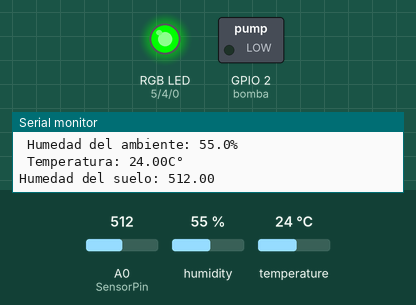
This sketch was run on a simulated ESP8266 (NodeMCU). Shown: switched loads named in the sketch (green lamp = pin HIGH), an RGB LED mixed from three pins (HIGH = lit), the last lines printed to the serial monitor. The test bench sets the inputs (shaded band); at power-on: temperature 24 °C, A0 (SensorPin) = 512, humidity 55 %. WiFi joins after 1.5 s; servers stay silent unless stated; no MQTT or app messages arrive unless stated.

Above: at 2.7 s.
2.8 s: temperature set to 25.3 °C
At 6.9 s:
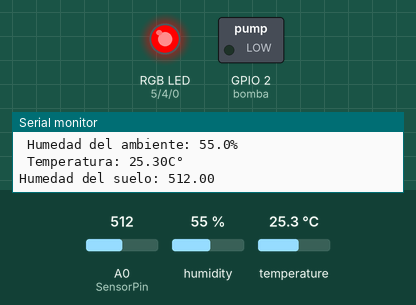
8.8 s: temperature set to 12 °C
At 12.3 s:
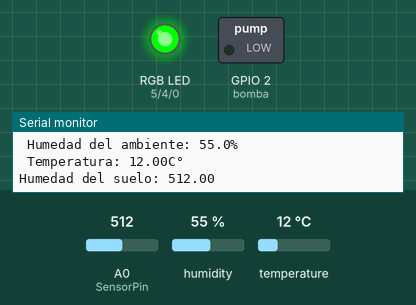
14.8 s: temperature set to 28 °C
At 17.9 s:
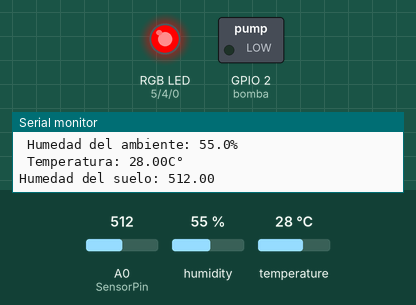
Timing chart, 0 to 19.4 s (numbered marks = the images above; inputs shaded):
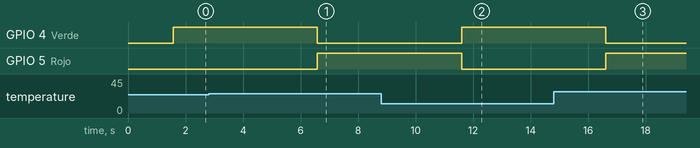

Measured:
- the behaviour switches between 24.9 and 25 °C on temperature (found by bisection; images 0 and 1)
- after the input at 2.8 s, GPIO 4 (Verde): HIGH → LOW after 3.8 s; GPIO 5 (Rojo): LOW → HIGH after 3.8 s
- after the input at 8.8 s, GPIO 4 (Verde): LOW → HIGH after 2.8 s; GPIO 5 (Rojo): HIGH → LOW after 2.8 s
- after the input at 14.8 s, GPIO 4 (Verde): HIGH → LOW after 1.8 s; GPIO 5 (Rojo): LOW → HIGH after 1.8 s

The sketch:

RIEGO_AUTOMATICO.ino
```cpp
//Librerias Utilizadas
#include <ESP8266WiFi.h>//Libreria ESP8266 de Conexion a red
#include <PubSubClient.h>//Libreria Publish/Subscribe con un servidor MQTT
#include <DHTesp.h>//Libreria del sensor DHT
DHTesp dht; //Variable dht
// PIN de los led rgb
int Rojo = 5;
int Verde = 4;
int Azul = 0;
// PIN de la minibomba de agua
float bomba = 2;
// PIN del sensor de humedad de suelo
#define SensorPin A0
float humedad_suelo = 0;//Variable Humedad_Suelo

//Datos de la conexion a internet
const char* ssid = "AndroidAP"; //Nombre del router
const char* password = "12345687"; // clave del router
const char* mqtt_server = "192.168.1.15"; // direccion Ip del Servidor MQTT

// Variables de conexion MQTT
WiFiClient espClient;
PubSubClient client(espClient);

// Variables globales
unsigned long lastMsg = 0;
#define MSG_BUFFER_SIZE  (50)
char msg[MSG_BUFFER_SIZE];// Se almacenar los datos de los sensores para enviarselo al Node-Red
char dth22_temp[MSG_BUFFER_SIZE]; // DTH22 Temperatura
char dth22_hum[MSG_BUFFER_SIZE];// DTH22 Humedad
char hum[MSG_BUFFER_SIZE]; // Humedad de suelo


void setup() {
  // Inicializando los PINES
  //ENTRADA
  pinMode(SensorPin, INPUT);
  //SALIDA
  pinMode(Rojo,OUTPUT);
  pinMode(Verde,OUTPUT);
  pinMode(Azul,OUTPUT);
  pinMode(bomba, OUTPUT);
  //Pin del sensor DHT22
  dht.setup(16,DHTesp::DHT22);
  //Iniciamos monitor de Serial
  Serial.begin(115200);
  //Iniciamos la Funcion WIFI
  inicializando_wifi();
  //Iniciamos el cliente
  client.setServer(mqtt_server, 1883);
  client.setCallback(callback);
}

void loop() {
  // Comprobamos la conexion
  if (!client.connected()) {
     reconnect();
  }
  client.loop();
  // Se envia los datos cada 25000 milisegundos
  long tiempo = millis();
  if(tiempo-lastMsg > 25000)
  {
    lastMsg = tiempo;
  }
  // Lectura de sensores
  TempAndHumidity valor = dht.getTempAndHumidity(); // Valores del sensor DHT22
  humedad_suelo = analogRead(SensorPin);// Valor del sensor humedad de suelo
  ledRGB(valor.temperature); // funcion para manipular el led rgb
  //Se imprimen los datos en el monitor serial
  Serial.println(" Humedad del ambiente: " + String(valor.humidity, 1)+ "%");
  Serial.println(" Temperatura: " + String(valor.temperature, 2)+ "C°\n");
  Serial.println("Humedad del suelo: " + String(humedad_suelo));
  delay(5000);
  // Conversion de datos para publicarlos
  sprintf(dth22_temp, "%3.2f", valor.temperature);
  sprintf(dth22_hum, "%3.2f", valor.humidity);
  sprintf(hum, "%3.2f", humedad_suelo);
  // Publicando datos de los sensores en NODE-RED
  client.publish("esp8266/temperatura", dth22_temp);
  client.publish("esp8266/humedad", dth22_hum);
  client.publish("esp8266/humedadSuelo", hum);
  //Funcion de encendido de bomba de agua
  enciendeBomba(humedad_suelo);
}

// Conexion a WIFI
void inicializando_wifi() {
  delay(10);
  // Constancia de conexion
  Serial.println();
  Serial.print("Conectado a ");
  Serial.println(ssid);
  // Iniciamos la conexion a la red
  WiFi.mode(WIFI_STA);
  WiFi.begin(ssid, password);
  // Constancia de Espera
  while (WiFi.status() != WL_CONNECTED) {
    delay(500);
    Serial.print(".");
  }
  //Inicializamos el generador de números pseudo aleatorios
  //Función micros(): Devolverá el número de microsegundos desde que la placa empezó a ejecutar el programa
  randomSeed(micros());
  //Constancia de conexion realizada
  Serial.println("");
  Serial.println("WiFi conectado");
  Serial.println("IP address: ");
  Serial.println(WiFi.localIP());
}

//Conexion MQTT
void reconnect() {
  while (!client.connected()) {
    // Mensaje de constancia de conexion
    Serial.print("Intentando conexión Mqtt...");
    // Se crea un cliente ID
    String clientId = "ESP8266";
    // Iniciamos la conexion al MQTT
      if (client.connect(clientId.c_str() ) ) {
        // Mensaje de Conexion
        Serial.println("Conectado!");
      }
      else {
        // Mensajes de Error de Conexion
        Serial.print("falló :( con error -> ");
        Serial.print(client.state());
        Serial.println(" Intentamos de nuevo en 5 segundos");
        delay(5000);
      }
  }
}

// Lectura de datos que llegan despues de suscribir
void callback(char* topic, byte* payload, unsigned int length) {
  //Mensaje de constancia de recepcion de envio
  Serial.print("Mensaje llegado[");
  Serial.print(topic);
  Serial.print("] ");
  //Se muestra los mensajes enviados
  for (int i = 0; i < length; i++) {
    Serial.print((char)payload[i]);
  }
  Serial.println();
}

//Funcion de Encendido de Bomba de Agua
void enciendeBomba(double sensorHumedadSuelo)
{
  // Condicion de Encendido: El valor supere 700
  if(sensorHumedadSuelo>700){
    // Se enciende la bomba de agua por 15 segundos
    digitalWrite(bomba,LOW);
    delay(15000);
    digitalWrite(bomba,HIGH);
  }
}

//Funcion de LED RGB (Este cambiara segun la lectura de la Temperatura)
void ledRGB(double lectura)
{
  //Condiciones
  if(lectura < 18){   // Temperatura menor que 18°C: Color azul(Frio)
    digitalWrite(Rojo,0);
    digitalWrite(Verde,0);
    digitalWrite(Azul,255);
  }
  if(lectura >=18 || lectura < 25) // Temperatura entre que 18°C y 25°C: Color Verde(Ambiente)
  {
    digitalWrite(Rojo,0);
    digitalWrite(Verde,255);
    digitalWrite(Azul,0);
  }
  if(lectura >= 25) // Temperatura mayor que 25°C: Color rojo(Calor)
  {
    digitalWrite(Rojo,255);
    digitalWrite(Verde,0);
    digitalWrite(Azul,0);
  }
}
```
